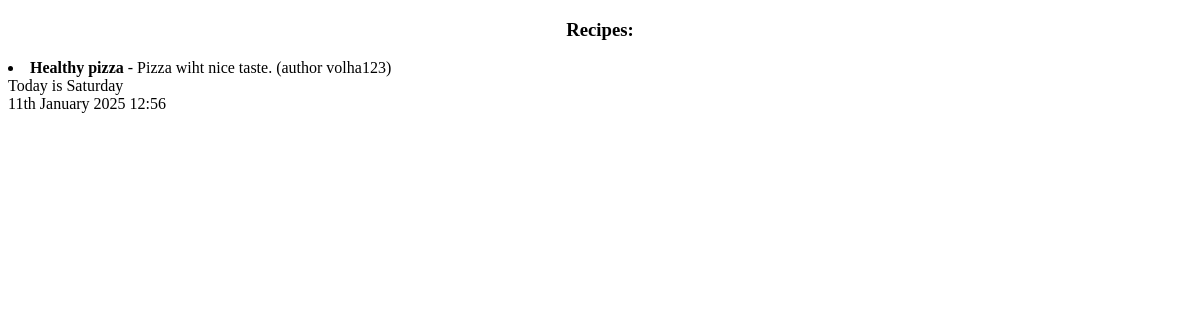
Page /recipe/list/ on the earlier database version.
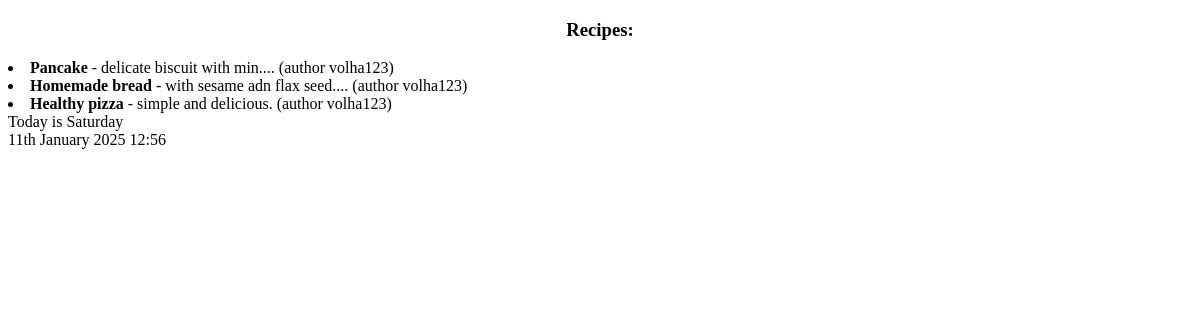
Same page on the later database version.
### recipesapp/models.py (models this page shows, shortened)
class Recipe(models.Model):
    class Meta:
        verbose_name = "Recipe"
        ordering = ['-title', 'created_at']
    title = models.CharField(max_length=150)
    description = models.TextField()
    steps_of_cooking = models.TextField()
    time_for_cooking = models.IntegerField(default=15)
    author = models.ForeignKey(User, on_delete=models.PROTECT)
    created_at = models.DateTimeField(auto_now_add=True)
    updated_at = models.DateTimeField(auto_now=True)
    @property
    def description_short(self):
        if len(self.description) < 25:
            return self.description
        else:
            return self.description[:25] + "..."

### recipesapp/views.py (the view)
# urls.py: path('list/', recipe_list, name='list'),
def recipe_list(request: HttpRequest):
    recipes = Recipe.objects.all()
    context = {'recipes': recipes}
    return render(request, "recipesapp/recipes-list.html", context=context)

### recipesapp/templates/recipesapp/recipes-list.html
{% extends "recipesapp/base.html" %}
{% block body %}
    <h3 style="display: flex; justify-content: center; ">Recipes:</h3>
    {% if recipes  %}
    <div>
        {% for recipe in recipes %}
        <li>
            <strong>{{ recipe.title }}</strong> - {{ recipe.description_short }}. (author {{recipe.author}})
        </li>
        {% endfor %}
    </div>
    {% else %}
        <h3>No recipes found.</h3>
    {% endif %}
{% endblock body %}

### recipesapp/templates/recipesapp/base.html (shortened to what this page needs)
<!DOCTYPE html>
<html lang="en" xmlns="http://www.w3.org/1999/html">
  <head>
  </head>
  <body>
    {% block body %}{% endblock %}
    <div>
      <div>
        {% now 'l' as current_day %}
        Today is {{ current_day }}
      </div>
      <div>
        {% now "jS F Y H:i" %}
      </div>
    </div>
  </body>
</html>

Differences in the rows shown:
added Recipe: title "Pancake", description_short "delicate biscuit with min...", author "volha123"
added Recipe: title "Homemade bread", description_short "with sesame adn flax seed...", author "volha123"
changed Recipe "Healthy pizza": description_short "Pizza wiht nice taste" → "simple and delicious"
